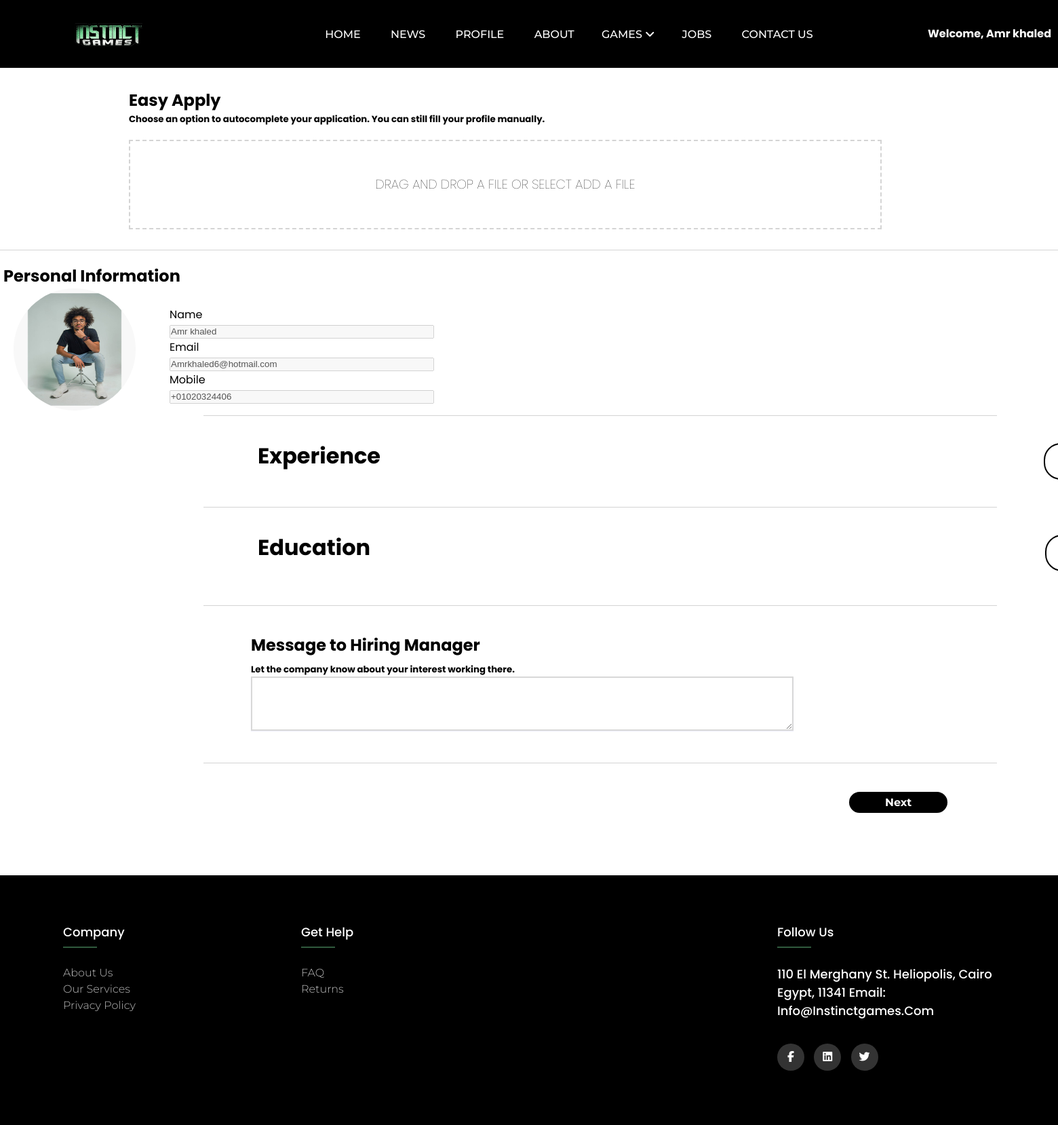
The page /jobApply.php (signed in) on the database its author committed.
### tables this page shows
CREATE TABLE `users` (
  `id` int(11) UNSIGNED NOT NULL,
  `user_name` text NOT NULL,
  `name` text NOT NULL,
  `email` text NOT NULL,
  `password` text NOT NULL,
  `phone` text NOT NULL,
  `image` text NOT NULL
);

### jobApply.php (the view, shortened to what this page needs)
<!DOCTYPE html>
<html lang="en">
<head>
    <link rel="stylesheet" href="layouts/css/style.css">
</head>
<body id="jobApply" style="  background-color: white;
  color: black;">
<?php include("includes/nav.php");
    ?>
    <?php
$user_id = $_SESSION['user_id'];
$sql = "SELECT * FROM users WHERE id = '$user_id'";
$result = mysqli_query($conn, $sql);
$user = mysqli_fetch_assoc($result);
?>
<div class="containerrrr">
    <div class="file-upload">
        <h2 style="font-weight: bold;"> Easy Apply</h2>
    <h5>Choose an option to autocomplete your application. You can still fill your profile manually.</h5>
        <div class="image-upload-wrap">
          <div class="drag-text">
            <h3>Drag and drop a file or select add A File</h3>
          </div>
        </div>
      </div>
      <hr size="1" width="125%" color="#d4d4d4" style="margin-left:-80px;margin-bottom:20px;">
      <h2 style="font-weight: bold; margin-left:5px;">Personal Information</h2>
      <div class="container" style="margin-right: 930px;">
      <img style="width:180px;height:180px; margin-left:20px; margin-bottom:10px; border-radius:90%;" src="layouts/img/Users/<?php echo $user['image']; ?>">
            <form  style=" margin-left: 210px; margin-top: -170px;">
        <div class="col-md-8" style="margin-bottom:16px">
          <div class="panel panel-default">
            <div class="panel-body">
              <div class="form-group form-group-inline">
                <label class="label-block">Name</label>
                <input class="form-control form-control-inline form-control-medium" value="<?php echo $user['name']; ?>" disabled/>
              </div>
              <div class="panel-body">
                <div class="form-group form-group-inline">
                  <label class="label-block">Email</Label>
                  <input type="email" class="form-control form-control-inline form-control-medium" value="<?php echo $user['email']; ?>" disabled/>
                </div>
                <div class="panel-body" >
                  <div class="form-group form-group-inline">
                    <label class="label-block">Mobile</label>
                    <input class="form-control form-control-inline" value="<?php echo $user['phone']; ?>" disabled/>
                  </div>
            </div>
          </div>
        </div>
      </form>
   </div>
        </div>
    <hr size="1" width="75%" color="#d4d4d4" style="margin-left:300px;">
<div class="experience">
        <h1 style="font-weight: bold; margin-left: 380px; margin-top:35px;">Experience</h1>
        <button type="button" class="exbutton" onclick="openForm2()" style="font-weight: bold;margin-left:978px;">+  Add</button>
      </div>
      <hr size="1" width="75%" color="#d4d4d4" style="margin-left:300px;">
      <div class="experience">
        <h1 style="font-weight: bold; margin-left: 380px; margin-top:35px;">Education</h1>
        <button type="button" class="exbutton" onclick="openForm()" style="font-weight: bold;margin-left:995px;">+  Add</button>
      </div>
      <hr size="1" width="75%" color="#d4d4d4" style="margin-left: 300px; margin-top:10px">
<div style="margin-top:40px">
<h2 style="font-weight: bold; margin-left: 370px; margin-bottom:0px20px;">Message to Hiring Manager</h2>
<h5 style="margin-left: 370px; margin-top:8px;">Let the company know about your interest working there.</h5>
    <textarea name="message" class="text-box" rows="12" style="margin-left: 370px;"></textarea>
</div>
    <hr size="1" width="75%" color="#d4d4d4" style="margin-left: 300px; margin-top:20px">
    <div>
      <button class="exbutton2" style="font-weight: bold;">Next</button>
    </div>
  <?php include("includes/footer.php");
    ?>
</body>
</html>

### includes/nav.php (shortened to what this page needs)
<head>
   <?php
   $servername = "localhost";
   $username = "root";
   $password = "";
   $dbname = "instinct_games";
   $conn = mysqli_connect($servername,$username,$password,$dbname);
      if(!empty($_SESSION['user_id'])) {
         $user_id = $_SESSION['user_id'];
         $sql = "SELECT * FROM users WHERE id = '$user_id'";
         $result = mysqli_query($conn, $sql);
         $user = mysqli_fetch_assoc($result);
      }
    ?>
</head>
    <header>
        <div class="logo">
        <a href="index.php">
            <img class="" src="images/Bakaar.png" alt="logo">
            </a>
        </div>
        <nav>
            <ul class="nav_links">
                <li><a href="index.php">HOME</a></li>
                <li><a href="news.php">NEWS</a></li>
                <li><a href="MyProfile.php?id=<?php echo $_SESSION['user_id']; ?>">PROFILE</a></li>
                <li><a href="Aboutus.php">ABOUT</a></li>
                <div class="dropdown-menu">
               <button class="menu-btn">GAMES <i class="fas fa-angle-down"></i></button>
</div>
                <li><a href="Jobs.php">JOBS</a></li>
                <li><a href="Contact Us.php">CONTACT US</a></li>
            </ul>
        </nav>
        <?php
         if(empty($_SESSION['user_id'])) {
            print '
            <a href="signin.php"><input type="submit" class="button" value="Log in" name="submit"></a>
            <a href="signup.php"><input type="submit" class="Register-button" value="Regstier" name="submit"></a>
            ';
         } else {
            echo "<b style='color: white;'>Welcome, ".$user['name']."</b>";
         }
        ?>
    </header>
    </html>

### layouts/css/style.css (style rules this page uses)
* { margin: 0; padding: 0; box-sizing: border-box; }
body { background-color: #1b1b1b; color: white; box-sizing: border-box; }
li,a,button { font-family: "Montserrat",sans-serif; font-weight: 500; font-size: 16px; color: white; text-decoration: none; }
header { display: flex; justify-content: space-between; align-items: center; padding: 30px 10px; height: 100px; background-color: black; }
.logo { cursor:pointer; width: 300px; height: 100%; text-align: center; }
.logo img { width: 100px; height: 100%; }
nav { width:60%; margin: 0 auto; text-align: center; }
.nav_links { list-style: none; }
.nav_links li { display: inline-block; padding: 0px 20px; }
.nav_links li a { transition: all 0.3s ease 0s; }
#jobApply .file-upload { background-color: rgb(255, 255, 255); width: 75%; margin: 0 auto; padding: 30px; margin-left: 160px; }
#jobApply .image-upload-wrap { margin-top: 20px; border: 2px dashed #d4d4d4; position: relative; }
#jobApply .drag-text { text-align: center; }
#jobApply .drag-text h3 { font-weight: 100; text-transform: uppercase; color: #000000; padding: 50px 0; }
#jobApply .form-group-inline { display: inline-block; }
#jobApply .form-control-inline { min-width: 3; width: 390px; display:inline-table; margin-left: 40px; height:20px; }
#jobApply .form-control-medium { min-width: 200px; max-width: 3200px; }
#jobApply .label-block { display: block; margin-left: 40px; }
#jobApply .experience { display: inline-flex; }
#jobApply .exbutton { background-color: #ffffff; border: 2px solid #000000; color: black; padding: 6px 53px; text-decoration: none; display: inline; font-size: 16px; margin: 40px 20px; cursor: pointer; border-radius:25px; margin-left: 850px; }
#jobApply .exbutton2 { background-color: #000000; border: 2px solid #ffffff; color: white; padding: 6px 53px; text-decoration: none; display: inline; font-size: 16px; margin: 40px 20px; cursor: pointer; border-radius:25px; margin-left: 1250px; }
#jobApply .text-box { background: #fff; color: #000; width: 800px; height: 80px; padding: 12px; font-size: 15px; box-shadow: 0 1px 1px rgba(97, 94, 250, 0.1); margin-bottom: 20px; opacity: 0.9; border: 2px solid #d4d4d4; margin-left: 30px; margin-bottom: 20px; }

### includes/nav.php (style rules this page uses)
.menu-btn { background-color: #000; color: white; padding: 16px; font-family: "Montserrat",sans-serif;; border: none; }
.dropdown-menu { position: relative; display: inline-block; }

### includes/footer.php (style rules this page uses)
* { margin: 0; padding: 0; box-sizing: border-box; }
body { line-height: 1.5; font-family: 'Poppins', sans-serif; }

### rows shown on the page
users: name "Amr khaled", image (picture), email "Amrkhaled6@hotmail.com", phone "+01020324406"
